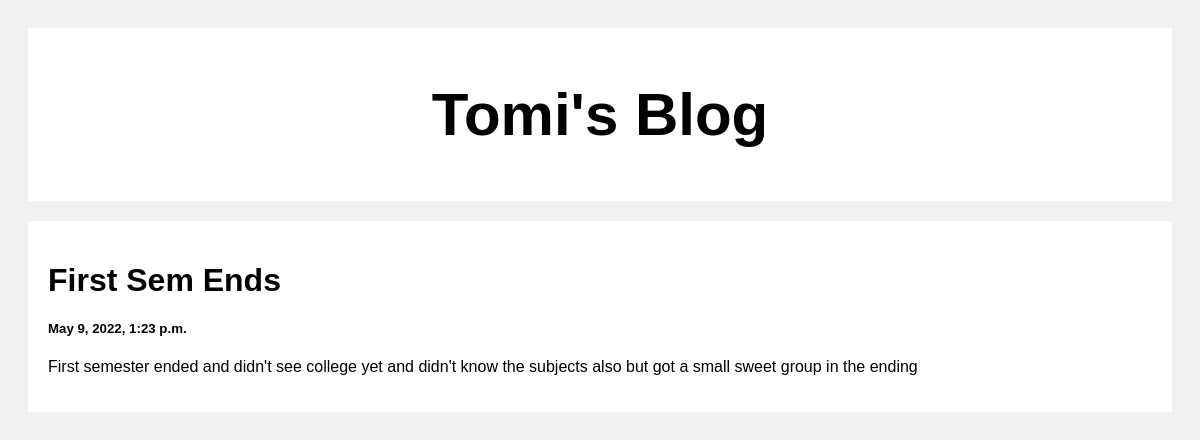
Screenshot of /post/2 with the database file from the repository.
### posts/models.py (models this page shows)
class Post(models.Model):
    title = models.CharField(max_length=100)
    body = models.CharField(max_length=100000)
    created_at = models.DateTimeField(default=datetime.now, blank=True)

### posts/views.py (the view)
# urls.py: path('post/<str:pk>', views.post, name = 'post')
def post(request, pk):
    posts = Post.objects.get(id=pk)
    return render(request, 'posts.html', {'posts': posts})

### templates/posts.html (shortened to what this page needs)
<!DOCTYPE html>
<html>
<head>
</head>
<body>
<div class="header">
  <h2>Tomi's Blog</h2>
</div>
<div class="row">
  <div class="leftcolumn">
    <div class="card">
        <h1>{{posts.title}}</h1>
        <h5>{{posts.created_at}}</h5>
        <p>{{posts.body}}</p>
    </div>
  </div>
</div>
</body>
</html>

### templates/posts.html (style rules this page uses)
* { box-sizing: border-box; }
body { font-family: Arial; padding: 20px; background: #f1f1f1; }
.header { padding: 2px; font-size: 40px; text-align: center; background: white; }
.leftcolumn { float: left; width: 100%; }
.card { background-color: white; padding: 20px; margin-top: 20px; }
.row:after { content: ""; display: table; clear: both; }

### rows the page displays
Post: title "First Sem Ends", created_at "May 9, 2022, 1:23 p.m.", body "First semester ended and didn't see college yet and didn't know the subjects also but got a small sweet group in the ending"
